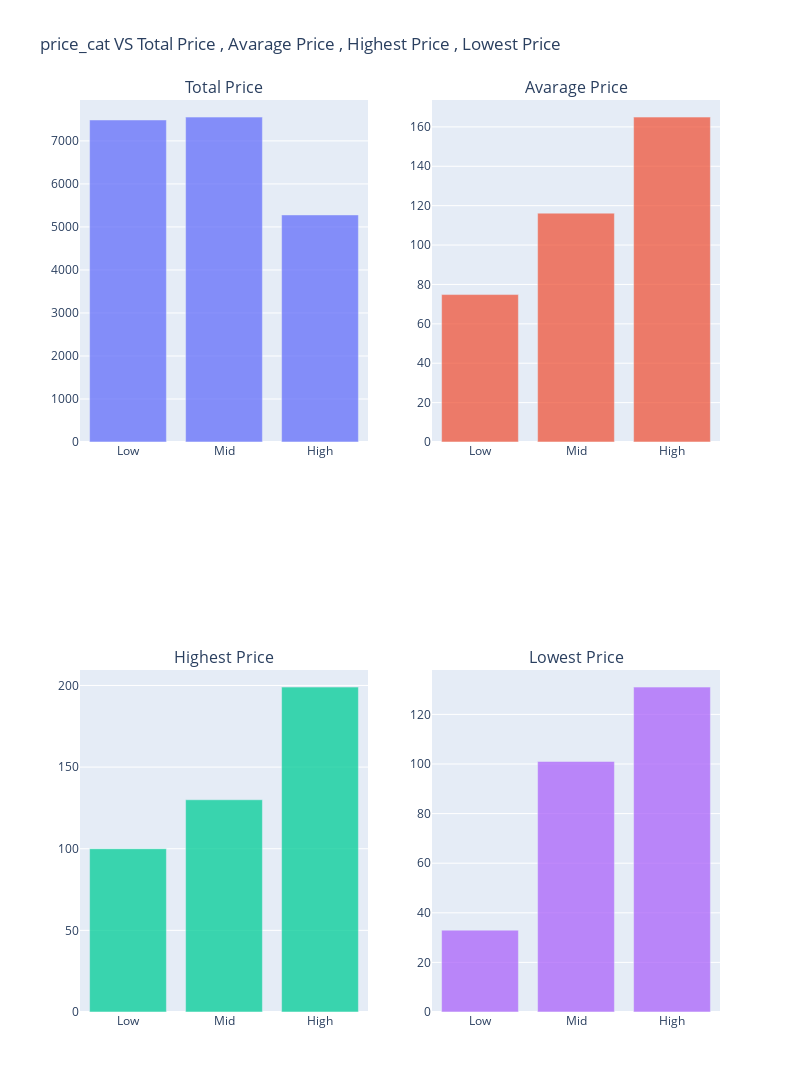

Write notebook code for a chart like this one.
### Code cell
plot_column_summary_statistics(column_summary_statistics(data_without_outliers , "price_cat" , "price"))

### Figure 1 — Plotly figure (JSON) as saved in the notebook; plotly's stock layout.template omitted (floating-point values rounded to 4 significant figures)
{"data": [{"name": "Total Price", "opacity": 0.75, "showlegend": false, "type": "bar", "x": ["Low", "Mid", "High"], "xaxis": "x", "y": [7486, 7553, 5279], "yaxis": "y"}, {"name": "Avarage Price", "opacity": 0.75, "showlegend": false, "type": "bar", "x": ["Low", "Mid", "High"], "xaxis": "x2", "y": [74.86, 116.2, 165.0], "yaxis": "y2"}, {"name": "Highest Price", "opacity": 0.75, "showlegend": false, "type": "bar", "x": ["Low", "Mid", "High"], "xaxis": "x3", "y": [100, 130, 199], "yaxis": "y3"}, {"name": "Lowest Price", "opacity": 0.75, "showlegend": false, "type": "bar", "x": ["Low", "Mid", "High"], "xaxis": "x4", "y": [33, 101, 131], "yaxis": "y4"}], "layout": {"annotations": [{"font": {"size": 16}, "showarrow": false, "text": "Total Price", "x": 0.225, "xanchor": "center", "xref": "paper", "y": 1, "yanchor": "bottom", "yref": "paper"}, {"font": {"size": 16}, "showarrow": false, "text": "Avarage Price", "x": 0.775, "xanchor": "center", "xref": "paper", "y": 1, "yanchor": "bottom", "yref": "paper"}, {"font": {"size": 16}, "showarrow": false, "text": "Highest Price", "x": 0.225, "xanchor": "center", "xref": "paper", "y": 0.375, "yanchor": "bottom", "yref": "paper"}, {"font": {"size": 16}, "showarrow": false, "text": "Lowest Price", "x": 0.775, "xanchor": "center", "xref": "paper", "y": 0.375, "yanchor": "bottom", "yref": "paper"}], "height": 1200, "title": {"text": "price_cat VS Total Price , Avarage Price , Highest Price , Lowest Price"}, "width": 800, "xaxis": {"anchor": "y", "autorange": true, "domain": [0, 0.45], "range": [-0.5, 2.5], "type": "category"}, "xaxis2": {"anchor": "y2", "autorange": true, "domain": [0.55, 1], "range": [-0.5, 2.5], "type": "category"}, "xaxis3": {"anchor": "y3", "autorange": true, "domain": [0, 0.45], "range": [-0.5, 2.5], "type": "category"}, "xaxis4": {"anchor": "y4", "autorange": true, "domain": [0.55, 1], "range": [-0.5, 2.5], "type": "category"}, "yaxis": {"anchor": "x", "autorange": true, "domain": [0.625, 1], "range": [0, 7951.0], "type": "linear"}, "yaxis2": {"anchor": "x2", "autorange": true, "domain": [0.625, 1], "range": [0, 173.7], "type": "linear"}, "yaxis3": {"anchor": "x3", "autorange": true, "domain": [0, 0.375], "range": [0, 209.5], "type": "linear"}, "yaxis4": {"anchor": "x4", "autorange": true, "domain": [0, 0.375], "range": [0, 137.9], "type": "linear"}}}
